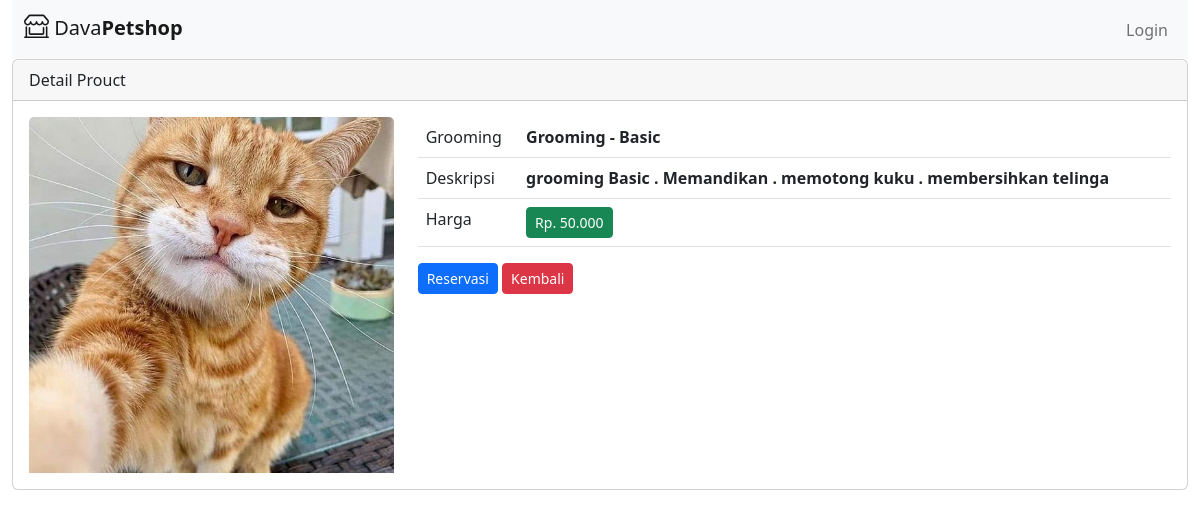
/index.php/dashboard/detail_grooming/1, run on an earlier commit of the app's database.
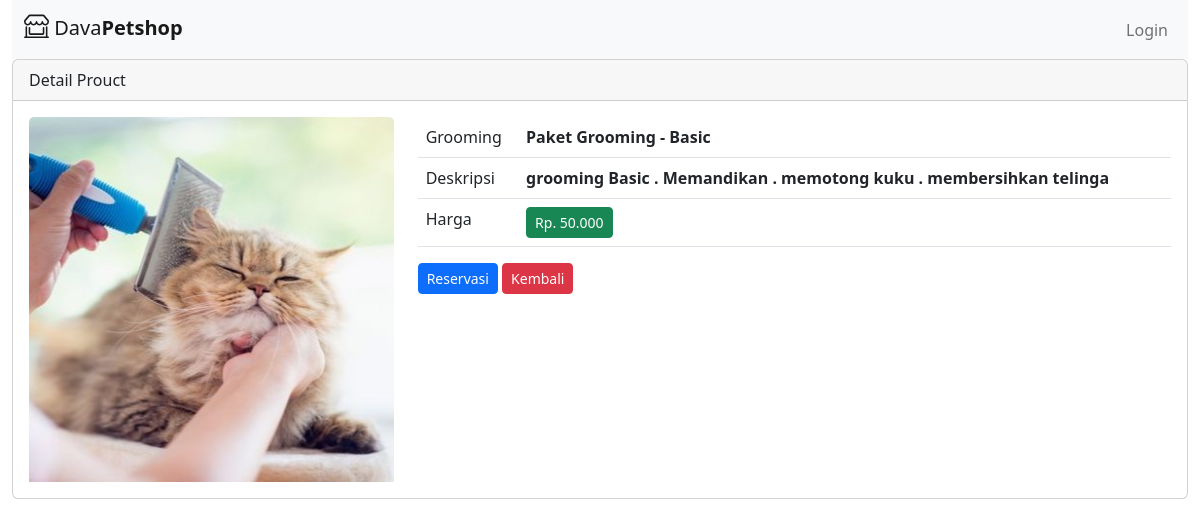
And on a later commit of the database.
### tables this page shows
CREATE TABLE `service_grooming` (
  `id_grooming` int(11) NOT NULL,
  `name` varchar(50) NOT NULL,
  `layanan` varchar(50) NOT NULL,
  `description` text NOT NULL,
  `price` int(11) NOT NULL,
  `image` varchar(20) NOT NULL
);

### application/controllers/dashboard.php (called while the page is built, shortened)
<?php
class Dashboard extends CI_Controller {
	public function detail_grooming($id_grooming) {
		$data['grooming'] = $this->model_grooming->detail_grooming($id_grooming);
		$this->load->view('tamplates/header');
		$this->load->view('tamplates/navbar');
		$this->load->view('grooming/detail_grooming', $data);
		$this->load->view('tamplates/footer');
	}
}

### index.php (called while the page is built, shortened)
<?php
require_once BASEPATH.'core/CodeIgniter.php';

### application/models/model_grooming.php (called while the page is built, shortened)
<?php
	class Model_grooming extends CI_Model {
		public function detail_grooming($id_grooming) {
			$result = $this->db->where('id_grooming',$id_grooming)->get('service_grooming');
			if($result->num_rows() > 0) {
				return $result->result();
			} else {
				return false;
			}
		}
	}
?>

### application/views/grooming/detail_grooming.php (the view)
<div class="container-fluid">
	<div class="card">
		<div class="card-header">
			Detail Prouct
		</div>
		<div class="card-body">
			<?php foreach ($grooming as $grm): ?>
				<div class="row">
					<div class="col-md-4">
						<img src="<?php echo base_url().'/assets/img/'.$grm->image ?>" class="card-img-top">
					</div>
					<div class="col-md-8">
						<table class="table">
							<tr>
								<td>Grooming</td>
								<td><strong><?php echo $grm->name ?></strong></td>
							</tr>
							<tr>
								<td>Deskripsi</td>
								<td><strong><?php echo $grm->description ?></strong></td>
							</tr>
							<tr>
								<td>Harga</td>
								<td><strong><div class="btn btn-sm btn-success"> Rp. <?php echo number_format($grm->price,0,',','.') ?></div></strong></td>
							</tr>
						</table>
						<?php echo anchor('grooming/reservasi_grooming/'.$grm->id_grooming.'/'.$this->session->userdata('user_id'),'<div class="btn btn-sm btn-primary"> Reservasi</div>') ?>
						<?php echo anchor('dashboard/index/','<div class="btn btn-sm btn-danger">Kembali</div>') ?>
					</div>
				</div>
			<?php endforeach; ?>
		</div>
	</div>
</div>

What changed in the data, as far as the page shows it:
changed service_grooming "grooming Basic . Memandikan . memotong kuku . membersihkan telinga": image: a different picture; name "Grooming - Basic" → "Paket Grooming - Basic"
